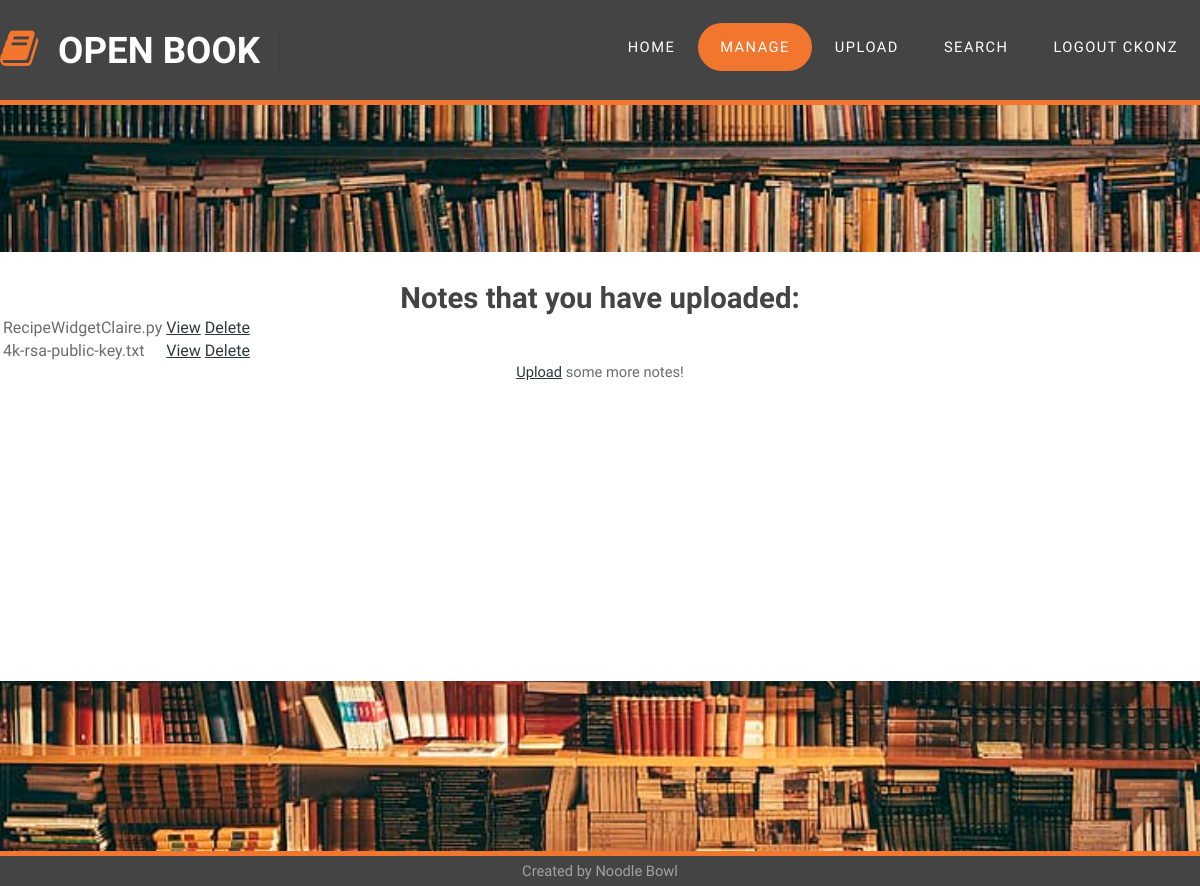
Page /list.html (signed in) on the earlier database version.
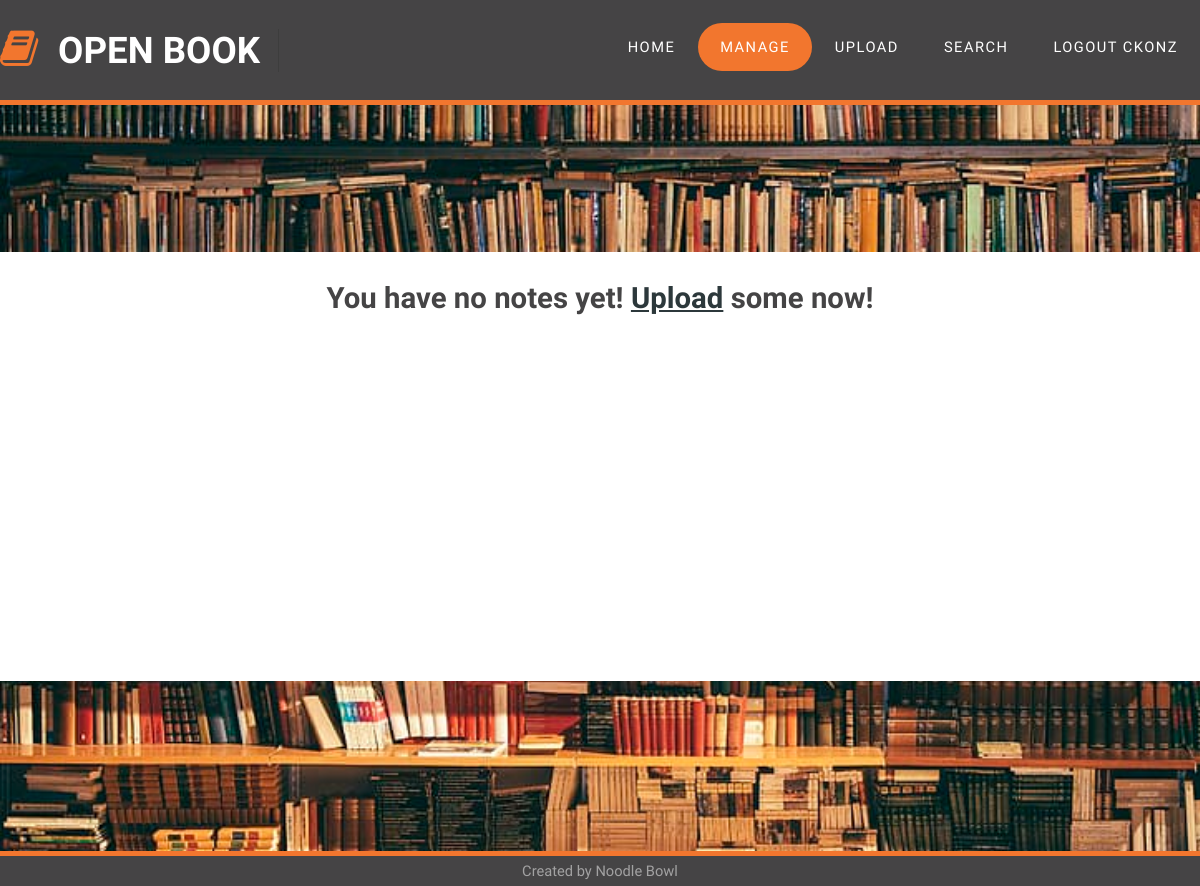
Same page on the later database version.
### app.py (models this page shows, shortened)
class Note(db.Model):
    id = db.Column(db.Integer, primary_key=True)
    filename = db.Column(db.String(256), nullable=False)
    filehash = db.Column(db.String(128), nullable=False, unique=True)
    tags = db.Column(db.Text())
    user_id = db.Column(db.Integer, db.ForeignKey('user.id'), nullable=False)

### app.py (the view)
@app.route('/list.html')
def list_notes():
    if session.get('logged_in'):
        current_user = User.query.get(session['logged_in'])
        return render_template('list.html', notes=current_user.notes, page='list')
    flash('You need to be logged in to view this!')
    return redirect(url_for('login'))

### templates/list.html
{% extends 'base.html' %}
{% block pageContent %}
<div id="page" class="container">
    {% if notes|length == 0 %}
    <h1>You have no notes yet! <a href="upload.html">Upload</a> some now!</h1>
    {% else %}
    <h1>Notes that you have uploaded:</h1>
    <table>
        {% for note in notes %}
        <tr>
            <td>{{note.filename}}</td>
            <td><a target="_blank" href="view/{{note.filehash}}">View</a></td>
            <td><a href="delete/{{note.filehash}}">Delete</a></td>
        </tr>
        {% endfor %}
    </table>
    <a href="upload.html">Upload</a> some more notes!
    {% endif %}
</div>
{% endblock %}

Differences in the rows shown:
no longer on this page (row edited): Note: filename "RecipeWidgetClaire.py"
removed Note: filename "4k-rsa-public-key.txt"
Other differences:
text no longer shown: "Notes that you have uploaded: some more notes!"
text now shown: "You have no notes yet! some now!"
